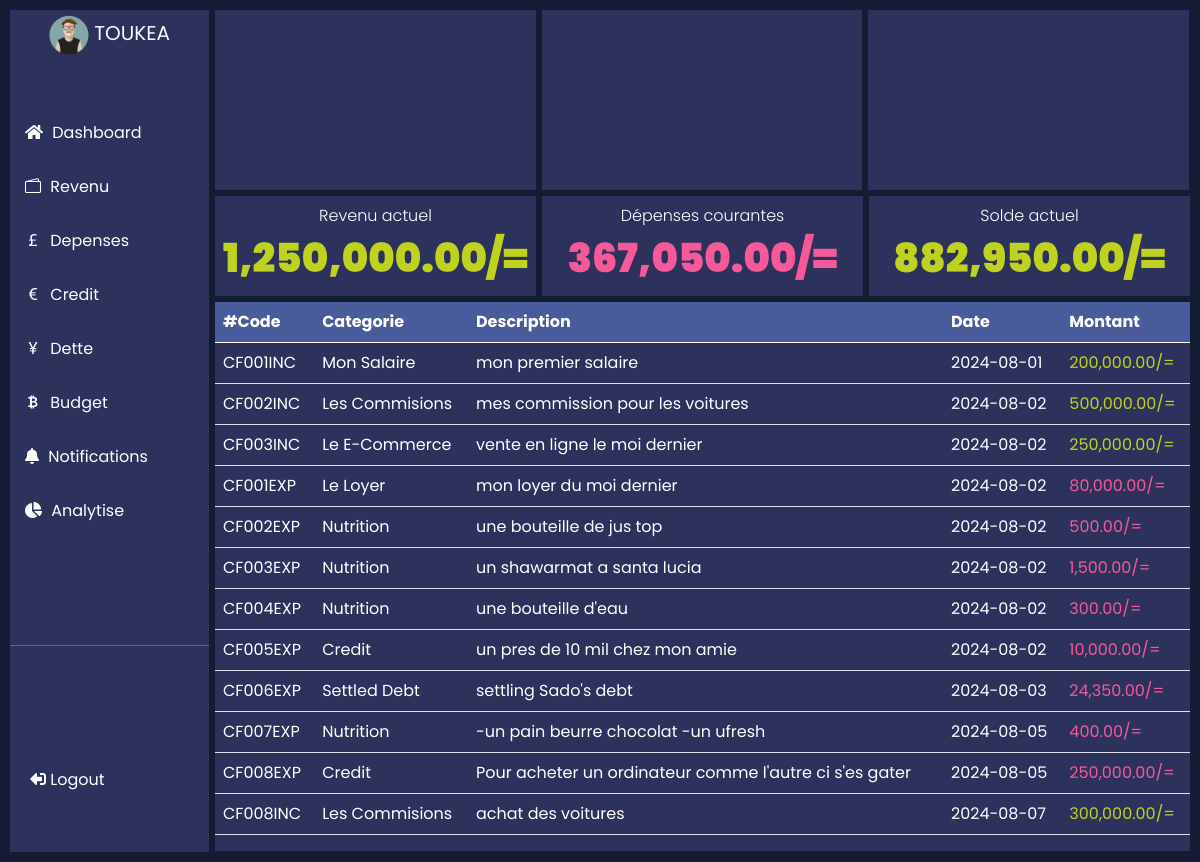
Page /dashboard (signed in) on the committed database.
### models.py (models this page shows, shortened)
class User(db.Model, UserMixin):
    id = db.Column(db.Integer, primary_key=True)
    first_name = db.Column(db.String(50), nullable=False)
    last_name = db.Column(db.String(50), nullable=False)
    password = db.Column(db.String(120), nullable=False)
    email = db.Column(db.String(120), unique=True, nullable=False)

class Income(db.Model):
    id = db.Column(db.Integer, primary_key=True)
    name = db.Column(db.String(50), nullable=False)
    user_id = db.Column(db.Integer, db.ForeignKey('user.id'), nullable=False)
    income_type_id = db.Column(db.Integer, db.ForeignKey('income_type.id'), nullable=False)

class CashIn(db.Model):
    id = db.Column(db.Integer, primary_key=True)
    user_id = db.Column(db.Integer, db.ForeignKey('user.id'), nullable=False)
    income_id = db.Column(db.Integer, db.ForeignKey('income.id'), nullable=False)
    amount = db.Column(db.Numeric(10, 2), nullable=False)
    date = db.Column(db.Date, nullable=False)
    description = db.Column(db.String(100), nullable=True)
    settled_credit_id = db.Column(db.Integer, db.ForeignKey('credit.id'), nullable=True)
    settled_credit = db.relationship('Credit', back_populates='cash_in_transactions')

class Expense(db.Model):
    id = db.Column(db.Integer, primary_key=True)
    name = db.Column(db.String(100), nullable=False)
    user_id = db.Column(db.Integer, db.ForeignKey('user.id'), nullable=False)
    budget_expenses = db.relationship('BudgetExpense', back_populates='expense', cascade='all, delete-orphan')

class CashOut(db.Model):
    id = db.Column(db.Integer, primary_key=True)
    user_id = db.Column(db.Integer, db.ForeignKey('user.id'), nullable=False)
    amount = db.Column(db.Numeric(10, 2), nullable=False)
    date = db.Column(db.Date, nullable=False)
    expense_id = db.Column(db.Integer, db.ForeignKey('expense.id'), nullable=False)
    description = db.Column(db.String(100), nullable=True)
    settled_debt_id = db.Column(db.Integer, db.ForeignKey('debt.id'), nullable=True)
    settled_debt = db.relationship('Debt', back_populates='cash_out_transactions')

### app.py (the view)
@login_required
@app.route('/dashboard', methods=['GET'])
def dashboard():
    if current_user.is_authenticated:
        user_id = current_user.id
        user = User.query.get(user_id).first_name
        total_income, income_transactions = calculate_total_income_between_dates(user_id)
        total_expenses, expense_transactions = calculate_total_expenses_between_dates(user_id)
        all_transactions = income_transactions + expense_transactions
        all_transactions.sort(key=lambda x: x['date'])
        total_balance = total_income - total_expenses
        return render_template('dashboard.html',
                               total_income=total_income,
                               total_expenses=total_expenses,
                               total_balance=total_balance,
                               transactions=all_transactions,
                               username=user)
    else:
        return redirect(url_for('login'))

### app.py (called while the page is built)
@login_manager.user_loader
def load_user(user_id):
    return User.query.get(int(user_id))

### templates/dashboard.html (shortened to what this page needs)
{% extends "base.html" %}
{% block links %}
    <link rel="stylesheet" href="/static/styles/dashboard.css">
    <link rel="stylesheet" href="/static/styles/hamburger.css">
{% endblock %}
{% block content %}
    <div id="flexbox1">
        <nav id="navbar" class="navbar navbar-expand-sm navbar-light" style="background-color: transparent; padding: 0px;">
            <div class="container-fluid" id="container-fluid">
                <a class="navbar-brand text-light" href="#" style="margin: 0;">
                    <img src="/static/images/human_face.png" alt="" width="40" height="40" class="d-inline-block align-text-center">
                    {% if username %}
                        {{ username }}
                    {% endif %}
                </a>
                <div class="collapse navbar-collapse" id="navbarNavAltMarkup">
                    <div class="navbar-nav" id="pageLinks">
                        <a href="{{ url_for('dashboard') }}">
                            <i class="fas fa-home"></i>
                            <span class="text nav-text">Dashboard</span>
                        </a>
                        <a href="{{ url_for('income') }}">
                            <i class="bi bi-wallet2"></i>
                            <span class="text nav-text">Revenu</span>
                        </a>
                        <a href="{{ url_for('expense') }}">
                            <i class="bi bi-currency-pound"></i>
                            <span class="text nav-text">Depenses</span>
                        </a>
                        <a href="{{ url_for('credit') }}">
                            <i class="bi bi-currency-euro"></i>
                            <span class="text nav-text">Credit</span>
                        </a>
                        <a href="{{ url_for('debt') }}">
                            <i class="bi bi-currency-yen"></i>
                            <span class="text nav-text">Dette</span>
                        </a>
                        <a href="{{ url_for('budget') }}">
                            <i class="bi bi-currency-bitcoin"></i>
                            <span class="text nav-text">Budget</span>
                        </a>
                        <a href="#">
                            <i class="fas fa-bell"></i>
                            <span class="text nav-text">Notifications</span>
                        </a>
                        <a href="#">
                            <i class="fas fa-chart-pie"></i>
                            <span class="text nav-text">Analytise</span>
                        </a>
                    </div>
                    <hr style="background-color: #fff; width: 100%;">
                    <div class="navbar-nav" id="actionLinks">
                        <a href="{{ url_for('logout') }}">
                            <i class="fas fa-sign-out-alt fa-rotate-180"></i>
                            <span class="text nav-text">Logout</span>
                        </a>
                    </div>
                </div>
            </div>
        </nav>
        <main id="main">
            <div id="chartbox">
                <div id="incomeChart">
                </div>
                <div id="expenseChart">
                </div>
                <div id="extraChart">
                </div>
            </div>
            <div id="incomeExpenseBalanceBox">
                <div id="incomeBox">
                    <p>Revenu actuel</p>
                    <div style="color: #bfd220;">{{"{:,.2f}/=".format(total_income)}}</div>
                </div>
                <div id="expenseBox">
                    <p>Dépenses courantes</p>
                    <div style="color: #f5599a;">{{"{:,.2f}/=".format(total_expenses)}}</div>
                </div>
                <div id="balanceBox">
                    <p>Solde actuel</p>
                    <div style="color:
                    {% if total_balance > 0 %}
                        #bfd220
                    {% elif total_balance == 0 %}
                        gray
                    {% else %}
                        #f5599a
                    {% endif %} ;">
                    {{"{:,.2f}/=".format(total_balance)}}
                    </div>
                </div>
            </div>
            <div id="transactionHistoryBox">
                <div id="transactionBox">
                    <div id="transactionTable">
                        <table class="table table-responsive" id="table">
                            <thead class="sticky-top" style="background-color: #485b9b;">
                                <tr>
                                    <th scope="col">#Code</th>
                                    <th scope="col">Categorie</th>
                                    <th scope="col">Description</th>
                                    <th scope="col">Date</th>
                                    <th scope="col">Montant</th>
                                </tr>
                            </thead>
                            <tbody id="transactionTableBody">
                                {% for transaction in transactions %}
                                <tr>
                                    <td>
                                        {% if transaction.type == 'Income' %}
                                            {{ "CF{0:03d}INC".format(transaction["id"]) }}
                                        {% else %}
                                            {{ "CF{0:03d}EXP".format(transaction["id"]) }}
                                        {% endif %}
                                    </td>
                                    <td>{{ transaction.name }}</td>
                                    <td>{{ transaction.description }}</td>
                                    <td>{{ transaction.date }}</td>
                                    <td class="{% if transaction.type == 'Income' %}income_amount_cell{% else %}expense_amount_cell{% endif %}">
                                        {{ "{:,.2f}/=".format(transaction.amount) }}
                                    </td>
                                </tr>
                                {% endfor %}
                            </tbody>
                        </table>
                    </div>
                </div>
            </div>
        </main>
    </div>
{% endblock %}

### templates/base.html (shortened to what this page needs)
<!DOCTYPE html>
<html lang="en">
<head>
    <link rel="stylesheet" href="/static/styles/base.css">
    {% block links %}{% endblock %}
    <link href="https://cdn.jsdelivr.net/npm/bootstrap@5.0.2/dist/css/bootstrap.min.css" rel="stylesheet">
    <link rel="stylesheet" href="https://cdn.jsdelivr.net/npm/bootstrap-icons@1.10.5/font/bootstrap-icons.css">
</head>
<body id="body">
    {% block body %}
    <div class="container" id="mainContainer">
        {% block content %}
        {% endblock %}
    </div>
    {% endblock %}
    <link rel="stylesheet" href="https://cdnjs.cloudflare.com/ajax/libs/font-awesome/5.15.3/css/all.min.css">
</body>
</html>

### static/styles/base.css (style rules this page uses)
#body { font-family: 'Poppins', sans-serif; }

### static/styles/dashboard.css (style rules this page uses)
#body { position: relative; padding: 0; margin: 0; height: 100vh; background-color: #141c33; color: #ffffff; overflow: hidden; }
#mainContainer { position: absolute; top: 50%; left: 50%; transform: translate(-50%, -50%); display: flex; align-items: center; justify-content: center; height: 100%; max-width: 100%; padding: 0 !important; }
#table { color: #ffffff !important; }
.income_amount_cell { color: #bfd220; }
.expense_amount_cell { color: #f5599a; }
#flexbox1 { box-sizing: border-box; display: flex; align-items: center; gap: 6px; width: calc(100% - 20px); height: calc(100% - 20px); margin: 6px; }
#navbar, #main { flex: 1; }
#container-fluid { padding: 0; flex-direction: column; height: 100%; }
#navbarNavAltMarkup { flex-direction: column; width: 100%; justify-content: space-around; }
#pageLinks, #actionLinks { flex-direction: column; width: 100%; }
#pageLinks a, #actionLinks a { padding: 15px; color: #ffffff; text-decoration: none; }
#pageLinks a i, #actionLinks a i { padding-right: 5px; }
#navbar { flex-basis: 200px; height: 100%; background-color: #2c325c !important; }
#main { flex-basis: calc(100% - 200px); height: 100%; display: flex; flex-direction: column; gap: 6px; }
#chartbox { display: flex; gap: 6px; max-width: 100%; width: 100%; white-space: nowrap; overflow-x: auto; overflow-y: hidden; }
#incomeExpenseBalanceBox { display: flex; gap: 6px; }
#transactionBox { max-height: calc(100vh - 313px); overflow-y: scroll; }
#table { max-height: 100%; width: 100%; white-space: nowrap; overflow-x: auto; }
#expenseChart, #incomeChart, #extraChart { min-width: calc(100% / 3.04); background-color: #2c325c; min-height: 180px; max-height: 180px; padding: 5px; }
#incomeExpenseBalanceBox { max-width: 100%; width: 100%; white-space: nowrap; overflow-x: auto; overflow-y: hidden; }
#incomeBox, #expenseBox, #balanceBox { width: calc(100%/3); min-width: fit-content; background-color: #2c325c; min-height: 100px; max-height: 100px; display: flex; flex-direction: column; align-items: center; justify-content: center; padding: 5px; }
#incomeBox p, #expenseBox p, #balanceBox p { margin: 0; font-weight: 300; font-size: 16px; }
#incomeBox div, #expenseBox div, #balanceBox div { font-weight: 900; font-size: 40px; }
#transactionBox { flex-basis: calc((100%/3) * 2); }
#transactionBox { background-color: #2c325c; }

### rows in the picture
User: first_name "TOUKEA"
CashIn: amount "200,000.00/="
CashIn: amount "500,000.00/="
CashIn: amount "250,000.00/="
CashOut: amount "80,000.00/="
CashOut: amount "500.00/="
CashOut: amount "1,500.00/="
CashOut: amount "300.00/="
CashOut: amount "10,000.00/="
CashOut: amount "24,350.00/="
CashOut: amount "400.00/="
CashOut: amount "250,000.00/="
CashIn: amount "300,000.00/="

### other values in the picture
{{ "{:,.2f}/=".format(total_income) }} "1,250,000.00/="
{{ "{:,.2f}/=".format(total_expenses) }} "367,050.00/="
{{ "{:,.2f}/=".format(total_balance) }} "882,950.00/="
{{ "CF{0:03d}INC".format(transaction["id"]) }} "CF001INC" "CF002INC" "CF003INC" "CF008INC"
{{ "CF{0:03d}EXP".format(transaction["id"]) }} "CF001EXP" "CF002EXP" "CF003EXP" "CF004EXP" "CF005EXP" "CF006EXP" "CF007EXP" "CF008EXP"
